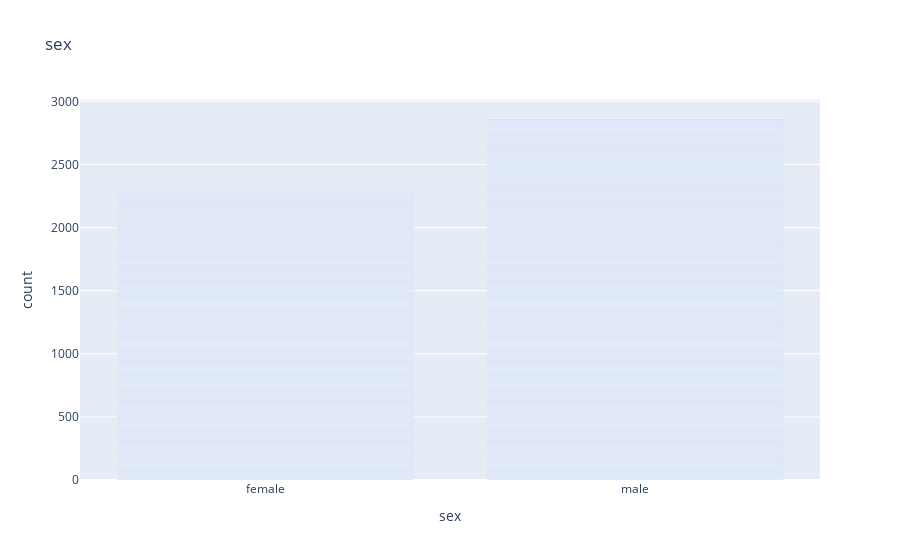

Notebook code for this chart:
### Markdown cell above
### a. Sex

### Code cell
df = pd.DataFrame( data, columns = [ 'sex'])
df['sex'] = df['sex'].replace([0],'male')
df['sex'] = df['sex'].replace([1],'female')

fig = px.bar(df, x="sex",title="sex")
fig.show()

### Figure 1 — Plotly figure (JSON) as saved in the notebook; plotly's stock layout.template omitted (floating-point values rounded to 4 significant figures; data arrays with more than 128 entries replaced by an {"elided": "..."} marker saying what was removed)
{"data": [{"alignmentgroup": "True", "hovertemplate": "sex=%{x}<br>count=%{y}<extra></extra>", "legendgroup": "", "marker": {"color": "#636efa", "pattern": {"shape": ""}}, "name": "", "offsetgroup": "", "orientation": "v", "showlegend": false, "textposition": "auto", "type": "bar", "x": {"elided": "5150 str values"}, "xaxis": "x", "y": {"elided": "5150 int values"}, "yaxis": "y"}], "layout": {"barmode": "relative", "legend": {"tracegroupgap": 0}, "title": {"text": "sex"}, "xaxis": {"anchor": "y", "domain": [0, 1], "title": {"text": "sex"}}, "yaxis": {"anchor": "x", "domain": [0, 1], "title": {"text": "count"}}}}
